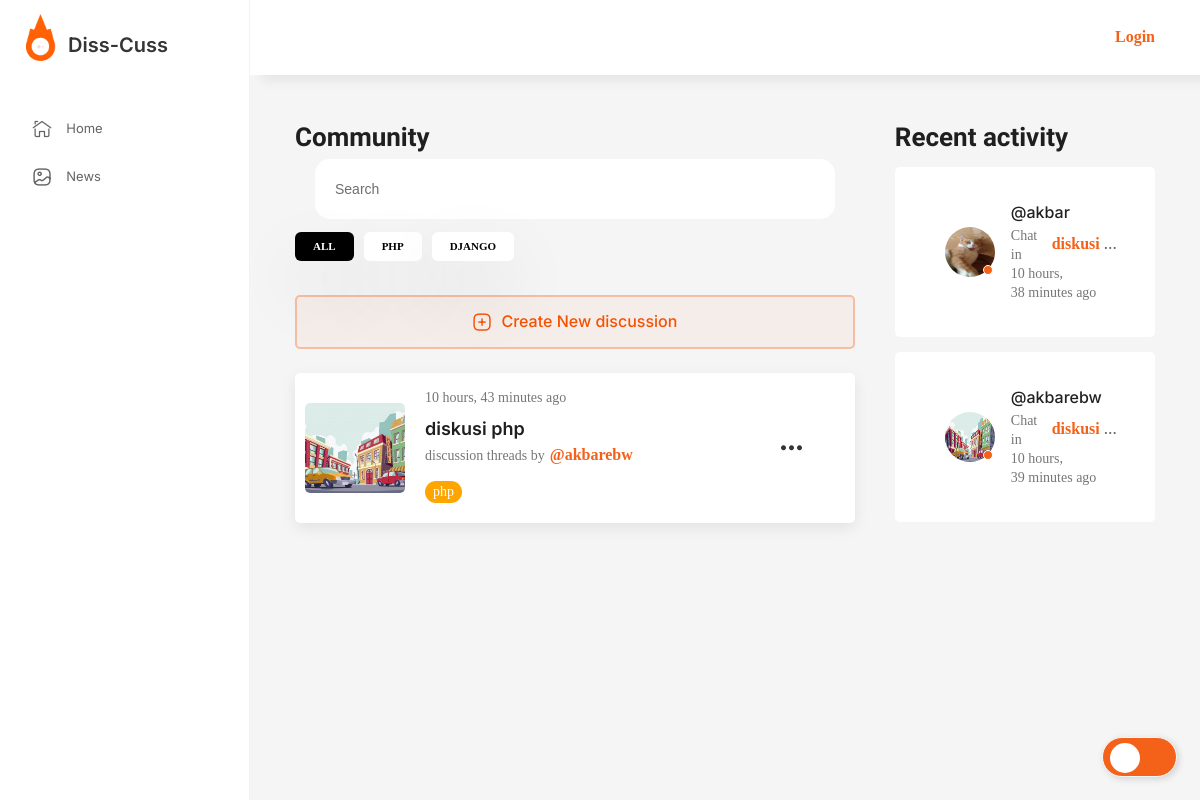
The page / on the database its author committed.
### base/models.py (models this page shows, shortened)
class Topic(models.Model):
    name = models.CharField(max_length=200)

class Room(models.Model):
    host = models.ForeignKey(User, on_delete=models.SET_NULL, null=True)
    topic = models.ForeignKey(Topic, on_delete=models.SET_NULL, null=True)
    name = models.CharField(max_length=200)
    description = models.TextField(null=True, blank=True)
    participants = models.ManyToManyField(User, related_name='participants', blank=True)
    updated = models.DateTimeField(auto_now=True)
    created = models.DateTimeField(auto_now_add=True)
    class Meta:
        ordering = ['-updated', '-created']
    def __str__(self):
        return self.name

class User(AbstractUser):
    name = models.CharField(max_length=200, null=True)
    email = models.EmailField(unique=True, null=True)
    bio = models.TextField(null=True)
    avatar = models.ImageField(null=True, default="foto.jpg")
    USERNAME_FIELD = 'email'
    REQUIRED_FIELDS = ['username']

class Message(models.Model):
    user = models.ForeignKey(User, on_delete=models.CASCADE)
    room = models.ForeignKey(Room, on_delete=models.CASCADE)
    body = models.TextField()
    updated = models.DateTimeField(auto_now=True)
    created = models.DateTimeField(auto_now_add=True)
    class Meta:
        ordering = ['-updated', '-created']

### base/views.py (the view)
# urls.py: path('', views.home, name="home"),
def home(request):
    q = request.GET.get('q') if request.GET.get('q') != None else ''
    rooms = Room.objects.filter(
        Q(topic__name__icontains=q) |
        Q(name__icontains=q) |
        Q(description__icontains=q)
    )
    topics = Topic.objects.all()[0:5]
    room_count = rooms.count()
    room_messages = Message.objects.filter(Q(room__topic__name__icontains=q))
    context = {'rooms': rooms, 'topics': topics, 'room_count': room_count, 'room_messages': room_messages}
    return render(request, 'base/pages/home/home.html', context)

### base/templates/base/pages/home/home.html
{% extends 'main.html' %}
{% block content %}
    <main class="page-main">
        <div class="uk-grid" data-uk-grid>
            <div class="uk-width-2-3@l">
                <div class="widjet --filters">
                    <div class="widjet__head">
                        <h3 class="uk-text-lead">Community</h3>
                    </div>
                    <div class="uk-width-1-1">
                        <form class="header__search" method="GET" action="{% url 'home' %}">
                            <div class="search">
                                <div class="search__input">
                                    <input
                                            type="search"
                                            name="q"
                                            placeholder="Search"
                                    />
                                </div>
                            </div>
                        </form>
                    </div>
                    <ul class="uk-subnav uk-subnav-pill">
                        <li class="uk-active" data-uk-filter-control>
                            <a href="{% url 'home' %}">All</a>
                        </li>
                        {% for topic in topics %}
                            <li data-uk-filter-control>
                                <a href="{% url 'home' %}?q={{ topic.name }}">{{ topic.name }}</a>
                            </li>
                        {% endfor %}
                    </ul>
                    <a class="creat-list-btn" href="{% url 'create-room' %}">
                        <i class="ico_add-square"></i
                        ><span>Create New discussion</span>
                    </a>
                </div>
                {% include 'base/component/room_component.html' %}
            </div>
            {% include 'base/component/discussion_component.html' %}
        </div>
    </main>
{% endblock %}

### base/templates/base/component/room_component.html
{% load static %}
{% for room in rooms %}
    <div class="game-card --horizontal --small">
        <div class="game-card --horizontal --small">
            <div class="game-card__box">
                <div class="game-card__media">
                    <a href="{% url 'user-profile' room.host.id %}"
                    ><img src="{{ room.host.avatar.url }}" alt="Game Name"
                    /></a>
                </div>
                <div class="game-card__info">
                    <div class="game-card__discussion">
                        {{ room.created|timesince }} ago
                    </div>
                    <a class="game-card__title" href="{% url 'room' room.id %}">
                        {{ room.name }}</a
                    >
                    <div class="game-card__discussion">
                        discussion threads by
                        <b><a href="{% url 'user-profile' room.host.id %}">@{{ room.host.username }}</a></b>
                    </div>
                    <div class="game-card__bottom">
                        <div class="game-card__platform">
                            <p class="text-border">{{ room.topic.name }}</p>
                        </div>
                    </div>
                </div>
                <div class="game-card__more">
                    <a href="{% url 'room' room.id %}"><i class="ico_more"></i></a>
                </div>
            </div>
        </div>
    </div>
{% endfor %}

### base/templates/base/component/discussion_component.html
{% load static %}
<div class="uk-width-1-3@l">
    <div class="widjet__head">
        <h3 class="uk-text-lead">Recent activity</h3>
    </div>
    {% for message in room_messages %}
        <div class="widjet__body">
            <div class="user-item --active">
                <div class="user-item__avatar">
                    <img src="{{ message.user.avatar.url }}" alt="user"/>
                </div>
                <div class="user-item__box">
                    <div class="user-item__name">
                        <a href="{% url 'user-profile' message.user.id %}">@{{ message.user.username }}</a>
                    </div>
                    <div class="user-item__playing">
                        Chat in<b><a href="{% url 'room' message.room.id %}">{{ message.room }}</a></b>
                    </div>
                    <div class="user-item__playing">{{ message.created|timesince }} ago</div>
                </div>
            </div>
        </div>
    {% endfor %}
</div>

### rows shown on the page
Topic: name "PHP"
Topic: name "DJANGO"
Room: host.avatar (picture), created "10 hours, 43 minutes", name "diskusi php", host.username "akbarebw", topic.name "php"
Message: user.avatar (picture), user.username "akbar", room "diskusi…", created "10 hours, 38 minutes"
Message: user.avatar (picture), user.username "akbarebw", room "diskusi…", created "10 hours, 39 minutes"
